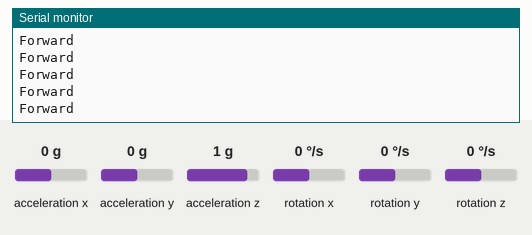
This sketch was run on a simulated Arduino Uno, built with avr-gcc and run on an emulated ATmega328P. Shown: the last lines printed to the serial monitor. Wiring (inferred from the names in the program): MPU-6050 motion sensor at I2C address 0x68. Inputs (shaded band) come from the test bench; at power-on: acceleration x 0 g, acceleration y 0 g, acceleration z 1 g, rotation x 0 °/s, rotation y 0 °/s, rotation z 0 °/s.

Above: at 1.2 s.
1.3 s: acceleration x set to -1.4 g
At 1.36 s:
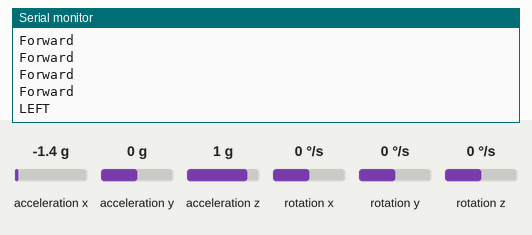
3.2 s: acceleration x set to 0.8 g
At 3.34 s:
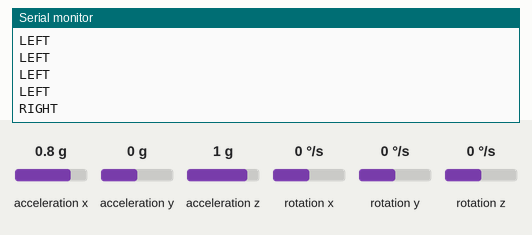

Measured:
- after the input at 1.3 s, the serial monitor: prints a new line after 0.05 s (image 1)
- after the input at 3.2 s, the serial monitor: prints a new line after 0.07 s (image 2)

The sketch:

CF2_game.ino
```cpp
#include "Wire.h" // This library allows you to communicate with I2C devices.
const int MPU_ADDR = 0x68; // I2C address of the MPU-6050. If AD0 pin is set to HIGH, the I2C address will be 0x69.

int pos = 0;
int count = 0;
int16_t accelerometer_x, accelerometer_y, accelerometer_z; // variables for accelerometer raw data


char tmp_str[7]; // temporary variable used in convert function

char* convert_int16_to_str(int16_t i) { // converts int16 to string. Moreover, resulting strings will have the same length in the debug monitor.
  sprintf(tmp_str, "%6d", i);
  return tmp_str;
}

void setup() {
  Serial.begin(9600);
  Wire.begin();
  Wire.beginTransmission(MPU_ADDR); // Begins a transmission to the I2C slave (GY-521 board)
  Wire.write(0x6B); // PWR_MGMT_1 register
  Wire.write(0); // set to zero (wakes up the MPU-6050)
  Wire.endTransmission(true);

}
void loop() {
  Wire.beginTransmission(MPU_ADDR);
  Wire.write(0x3B); // starting with register 0x3B (ACCEL_XOUT_H) [MPU-6000 and MPU-6050 Register Map and Descriptions Revision 4.2, p.40]
  Wire.endTransmission(false); // the parameter indicates that the Arduino will send a restart. As a result, the connection is kept active.
  Wire.requestFrom(MPU_ADDR, 7*2, true); // request a total of 7*2=14 registers
  delay(50);

  // "Wire.read()<<8 | Wire.read();" means two registers are read and stored in the same variable
  accelerometer_x = Wire.read()<<8 | Wire.read(); // reading registers: 0x3B (ACCEL_XOUT_H) and 0x3C (ACCEL_XOUT_L)
  accelerometer_y = Wire.read()<<8 | Wire.read(); // reading registers: 0x3D (ACCEL_YOUT_H) and 0x3E (ACCEL_YOUT_L)
  accelerometer_z = Wire.read()<<8 | Wire.read(); // reading registers: 0x3F (ACCEL_ZOUT_H) and 0x40 (ACCEL_ZOUT_L)


  // print out data
convert_int16_to_str(accelerometer_y);
convert_int16_to_str(accelerometer_x);
  // Serial.print(" | aZ = "); Serial.println(convert_int16_to_str(accelerometer_z));
  // delay

  if((accelerometer_x) > 10000){
    Serial.println("RIGHT");
    delay(10);
  } else if((accelerometer_x) < -10000) {
    Serial.println("LEFT");
  }
    else if((accelerometer_y) < -13000){
    Serial.println("UP");
  }
    else {
      Serial.println("Forward");
    }


  delay(10);

}
```
